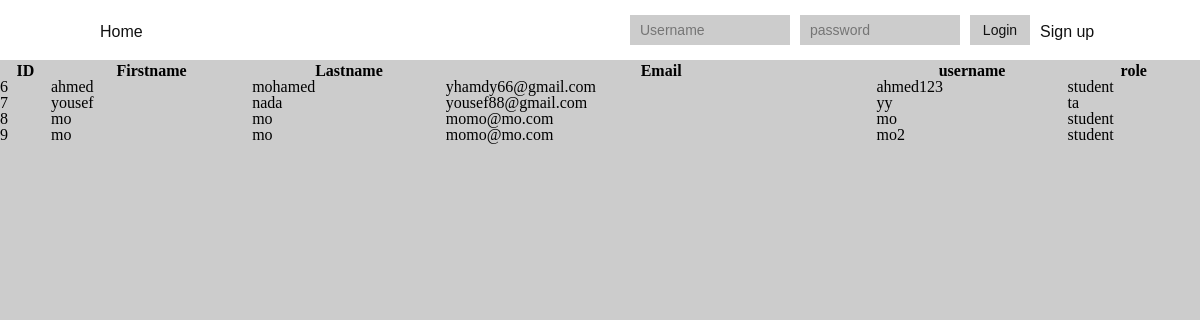
/ta.php, run on the app's committed database.
### tables this page shows
CREATE TABLE `users` (
  `user_id` int(11) NOT NULL,
  `user_first` varchar(255) NOT NULL,
  `user_last` varchar(255) NOT NULL,
  `user_email` varchar(255) NOT NULL,
  `user_uid` varchar(255) NOT NULL,
  `user_pwd` varchar(255) NOT NULL,
  `user_role` varchar(255) DEFAULT NULL
);

### ta.php (the view, shortened to what this page needs)
<?php
include 'header.php';
$conn = $GLOBALS['conn'];
$sql = " SELECT * FROM users";
$result = mysqli_query($conn, $sql);
?>
<table style="width:100%">
  <tr>
    <th>ID</th>
    <th>Firstname</th>
    <th>Lastname</th>
    <th>Email</th>
    <th>username</th>
    <th>role</th>
  </tr>
  <?php
  while($i = mysqli_fetch_array($result)){ ?>
  <tr>
    <td><?= $i['user_id']?></td>
    <td><?= $i['user_first']?></td>
    <td><?= $i['user_last']?></td>
    <td><?= $i['user_email']?></td>
    <td><?= $i['user_uid']?></td>
    <td><?= $i['user_role']?></td>
    </tr>
    <?php } ?>
</table>

### header.php (shortened to what this page needs)
<!DOCTYPE html>
<html>
<head>
	<link rel="stylesheet" type = "text/css" href="style.css">
</head>
<body>
<header>
	<nav>
		<div class = "main-wrapper">
			<ul>
				<li><a href ="index.php">Home</a></li>
			</ul>
			<div class = "nav-login">
				<form action="login.inc.php" method = "POST">
					<input type = "text" name = "uid" placeholder= "Username">
					<input type = "password" name = "pwd" placeholder= "password">
					<button type = "submit" name = "submitL">Login</button>
				</form>
					<a href="signup.php">Sign up</a>
			</div>
		</div>
</nav>
</header>

### style.css (style rules this page uses)
html, body, div, span, object, iframe, h1, h2, h3, h4, h5, h6, p, blockquote, pre, abbr, address, cite, code, del, dfn, em, img, ins, kbd, q, samp, small, strong, sub, sup, var, b, i, dl, dt, dd, ol, ul, li, fieldset, form, label, legend, table, caption, tbody, tfoot, thead, tr, th, td, article, aside, canvas, details, figcaption, figure, footer, header, hgroup, menu, nav, section, summary, time, mark, audio, video { margin:0; padding:0; border:0; outline:0; font-size:100%; vertical-align:baseline; background:transparent; }
body { line-height:1; }
article,aside,details,figcaption,figure, footer,header,hgroup,menu,nav,section { display:block; }
nav ul { list-style:none; }
a { margin:0; padding:0; font-size:100%; vertical-align:baseline; background:transparent; }
table { border-collapse:collapse; border-spacing:0; }
input, select { vertical-align:middle; }
.main-wrapper { margin: 0 auto; width: 1000px; }
a { text-decoration:none; }
body { background-color: #ccc; }
header nav { width:100%; height: 60px; background-color: #fff; }
header nav ul { float: left; }
header nav ul li { float: left; list-style: none; }
header nav ul li a { font-family: arial; font-size:16px; color:#111; line-height:63px; }
header .nav-login { float: right; }
header .nav-login form { float: left; padding-top: 15px; }
header .nav-login form input { float: left; width: 140px; height: 30px; padding: 0px 10px; margin-right: 10px; border: none; background-color:#ccc; font-family: arial; font-size:14px; color:#111; line-height: 30px; }
header .nav-login form button { float: left; width: 60px; height: 30px; margin-right: 10px; border: none; background-color:#f3f3f3; font-family: arial; font-size:14px; color:#111; cursor: pointer; }
header .nav-login form button { background-color:#ccc; }
header .nav-login a { display: block; width: 60px; height: 60px; border: none; float: left; background-color: #fff; font-family: arial; font-size:16px; color:#111; line-height:63px; cursor: pointer; }

### data on the page
users: user_id "6", user_first "ahmed", user_last "mohamed", user_email "yhamdy66@gmail.com", user_uid "ahmed123", user_role "student"
users: user_id "7", user_first "yousef", user_last "nada", user_email "yousef88@gmail.com", user_uid "yy", user_role "ta"
users: user_id "8", user_first "mo", user_last "mo", user_email "momo@mo.com", user_uid "mo", user_role "student"
users: user_id "9", user_first "mo", user_last "mo", user_email "momo@mo.com", user_uid "mo2", user_role "student"
